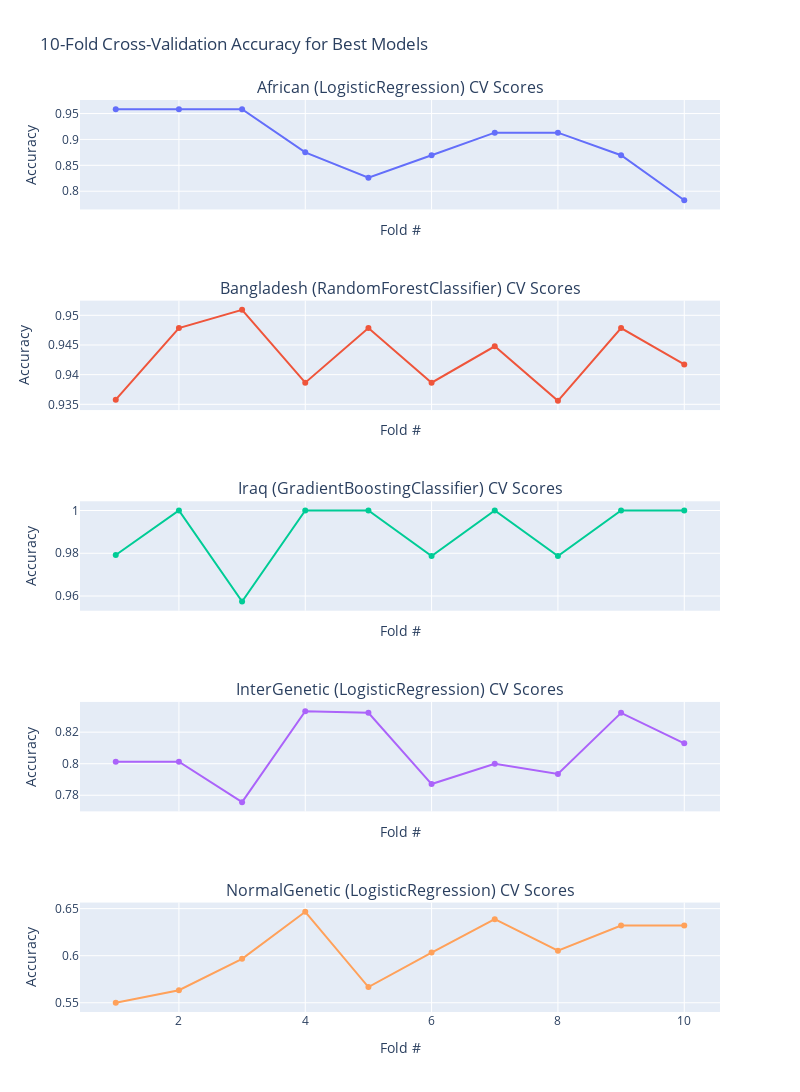

The code cell stored with this chart in its notebook:
### Markdown cell above
## Subplots of Cross Validation for the best model

### Code cell
import numpy as np
from sklearn.model_selection import cross_val_score
import plotly.graph_objects as go
from plotly.subplots import make_subplots

# ── 1) Best models mapping (reuse from earlier) ───────────────────────────────
best_models_mapping = {
    "African":       LogisticRegression(random_state=42, max_iter=1000),
    "Bangladesh":    RandomForestClassifier(random_state=42),
    "Iraq":          GradientBoostingClassifier(random_state=42),
    "InterGenetic":  LogisticRegression(random_state=42, max_iter=1000),
    "NormalGenetic": LogisticRegression(random_state=42, max_iter=1000),
}

# ── 2) CV datasets using our preprocessed training splits ──────────────────────
cv_datasets = {
    "African":       (X_train_african_sc,    y_train_african),
    "Bangladesh":    (X_train_bangladesh_sc, y_train_bangladesh),
    "Iraq":          (X_train_iraq_sc,       y_train_iraq),
    "InterGenetic":  (X_train_inter,         y_train_inter),
    "NormalGenetic": (X_train_normal,        y_train_normal),
}

cv_folds  = 10
cv_scores = {}

# ── 3) Perform cross-validation ────────────────────────────────────────────────
for name, (X_tr, y_tr) in cv_datasets.items():
    model = best_models_mapping[name]
    scores = cross_val_score(model, X_tr, y_tr, cv=cv_folds)
    cv_scores[name] = scores

# ── 4) Build subplots ─────────────────────────────────────────────────────────
fig = make_subplots(
    rows=len(cv_datasets), cols=1, shared_xaxes=True,
    subplot_titles=[
        f"{name} ({best_models_mapping[name].__class__.__name__}) CV Scores"
        for name in cv_datasets
    ]
)

# ── 5) Plot each dataset’s fold scores ────────────────────────────────────────
for i, (name, scores) in enumerate(cv_scores.items(), start=1):
    fig.add_trace(
        go.Scatter(
            x=list(range(1, cv_folds + 1)),
            y=scores,
            mode='lines+markers',
            name=name
        ),
        row=i, col=1
    )

# ── 6) Layout tweaks ──────────────────────────────────────────────────────────
fig.update_layout(
    height=300 * len(cv_datasets),
    width=800,
    title_text="10-Fold Cross-Validation Accuracy for Best Models",
    showlegend=False
)
fig.update_xaxes(title_text="Fold #")
fig.update_yaxes(title_text="Accuracy")

fig.show()

### Figure 1 — Plotly figure (JSON) as saved in the notebook; plotly's stock layout.template omitted (floating-point values rounded to 4 significant figures)
{"data": [{"mode": "lines+markers", "name": "African", "type": "scatter", "x": [1, 2, 3, 4, 5, 6, 7, 8, 9, 10], "xaxis": "x", "y": [0.9583, 0.9583, 0.9583, 0.875, 0.8261, 0.8696, 0.913, 0.913, 0.8696, 0.7826], "yaxis": "y"}, {"mode": "lines+markers", "name": "Bangladesh", "type": "scatter", "x": [1, 2, 3, 4, 5, 6, 7, 8, 9, 10], "xaxis": "x2", "y": [0.9358, 0.9479, 0.9509, 0.9387, 0.9479, 0.9387, 0.9448, 0.9356, 0.9479, 0.9417], "yaxis": "y2"}, {"mode": "lines+markers", "name": "Iraq", "type": "scatter", "x": [1, 2, 3, 4, 5, 6, 7, 8, 9, 10], "xaxis": "x3", "y": [0.9792, 1, 0.9574, 1, 1, 0.9787, 1, 0.9787, 1, 1], "yaxis": "y3"}, {"mode": "lines+markers", "name": "InterGenetic", "type": "scatter", "x": [1, 2, 3, 4, 5, 6, 7, 8, 9, 10], "xaxis": "x4", "y": [0.8013, 0.8013, 0.7756, 0.8333, 0.8323, 0.7871, 0.8, 0.7935, 0.8323, 0.8129], "yaxis": "y4"}, {"mode": "lines+markers", "name": "NormalGenetic", "type": "scatter", "x": [1, 2, 3, 4, 5, 6, 7, 8, 9, 10], "xaxis": "x5", "y": [0.55, 0.5633, 0.5967, 0.6467, 0.5667, 0.6033, 0.6388, 0.6054, 0.6321, 0.6321], "yaxis": "y5"}], "layout": {"annotations": [{"font": {"size": 16}, "showarrow": false, "text": "African (LogisticRegression) CV Scores", "x": 0.5, "xanchor": "center", "xref": "paper", "y": 1, "yanchor": "bottom", "yref": "paper"}, {"font": {"size": 16}, "showarrow": false, "text": "Bangladesh (RandomForestClassifier) CV Scores", "x": 0.5, "xanchor": "center", "xref": "paper", "y": 0.78, "yanchor": "bottom", "yref": "paper"}, {"font": {"size": 16}, "showarrow": false, "text": "Iraq (GradientBoostingClassifier) CV Scores", "x": 0.5, "xanchor": "center", "xref": "paper", "y": 0.56, "yanchor": "bottom", "yref": "paper"}, {"font": {"size": 16}, "showarrow": false, "text": "InterGenetic (LogisticRegression) CV Scores", "x": 0.5, "xanchor": "center", "xref": "paper", "y": 0.34, "yanchor": "bottom", "yref": "paper"}, {"font": {"size": 16}, "showarrow": false, "text": "NormalGenetic (LogisticRegression) CV Scores", "x": 0.5, "xanchor": "center", "xref": "paper", "y": 0.12, "yanchor": "bottom", "yref": "paper"}], "height": 1500, "showlegend": false, "title": {"text": "10-Fold Cross-Validation Accuracy for Best Models"}, "width": 800, "xaxis": {"anchor": "y", "domain": [0, 1], "matches": "x5", "showticklabels": false, "title": {"text": "Fold #"}}, "xaxis2": {"anchor": "y2", "domain": [0, 1], "matches": "x5", "showticklabels": false, "title": {"text": "Fold #"}}, "xaxis3": {"anchor": "y3", "domain": [0, 1], "matches": "x5", "showticklabels": false, "title": {"text": "Fold #"}}, "xaxis4": {"anchor": "y4", "domain": [0, 1], "matches": "x5", "showticklabels": false, "title": {"text": "Fold #"}}, "xaxis5": {"anchor": "y5", "domain": [0, 1], "title": {"text": "Fold #"}}, "yaxis": {"anchor": "x", "domain": [0.88, 1], "title": {"text": "Accuracy"}}, "yaxis2": {"anchor": "x2", "domain": [0.66, 0.78], "title": {"text": "Accuracy"}}, "yaxis3": {"anchor": "x3", "domain": [0.44, 0.56], "title": {"text": "Accuracy"}}, "yaxis4": {"anchor": "x4", "domain": [0.22, 0.34], "title": {"text": "Accuracy"}}, "yaxis5": {"anchor": "x5", "domain": [0, 0.12], "title": {"text": "Accuracy"}}}}
